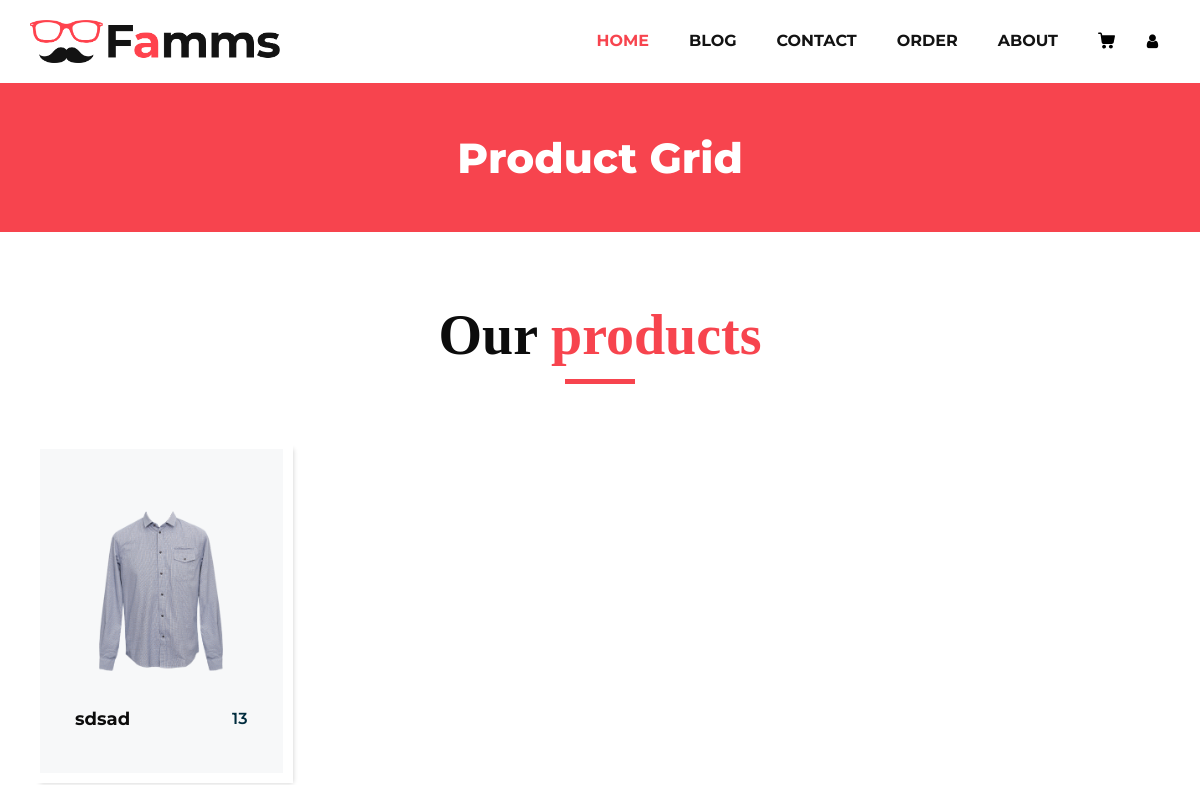
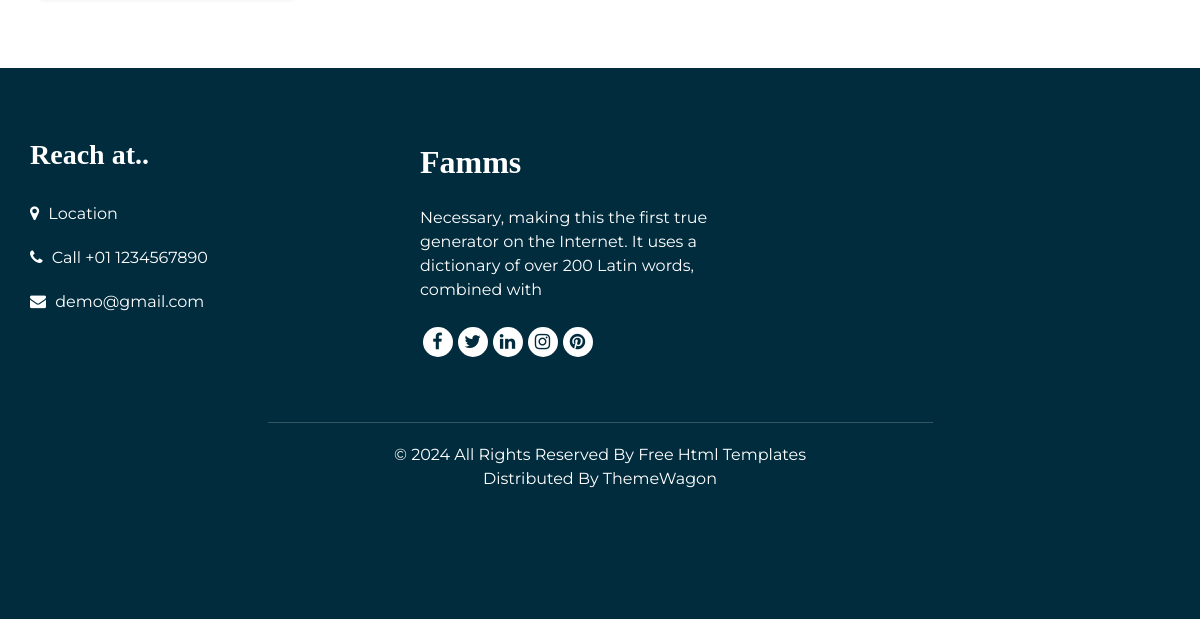
/allproduct/ (upper part), run on an earlier commit of the app's database (2 pictures, top to bottom).
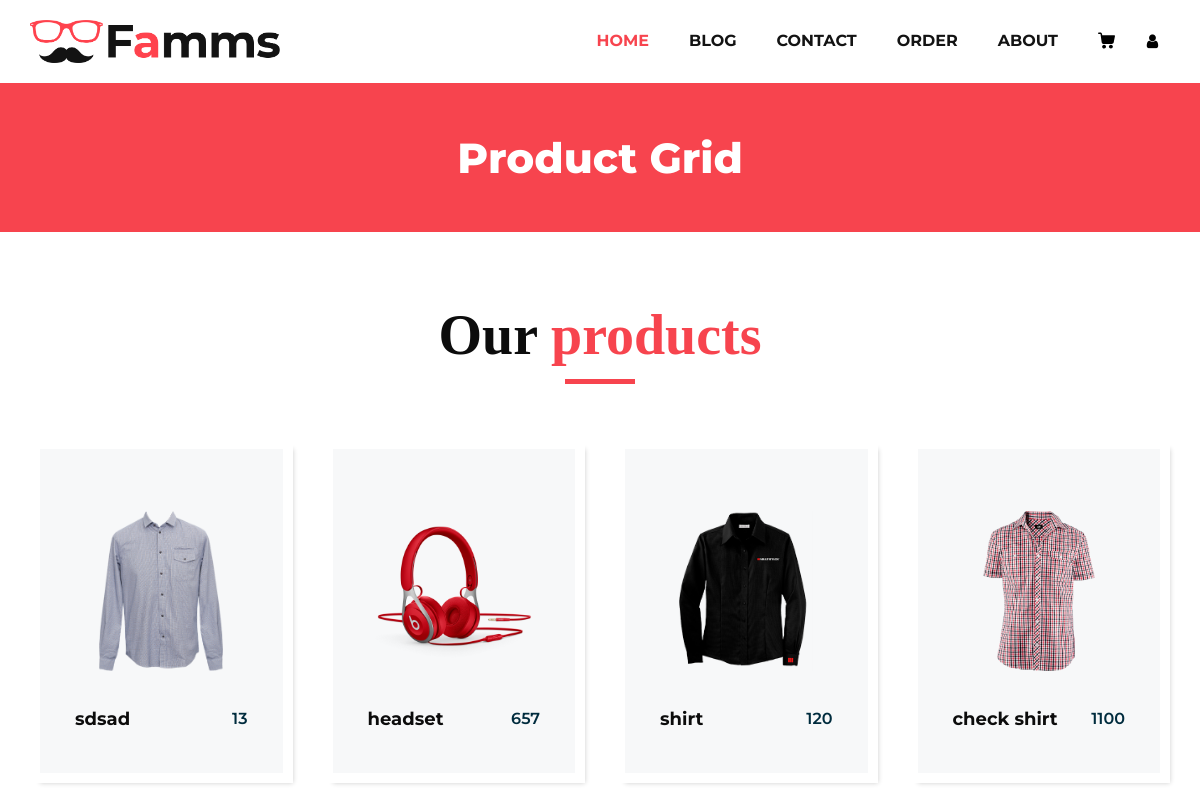
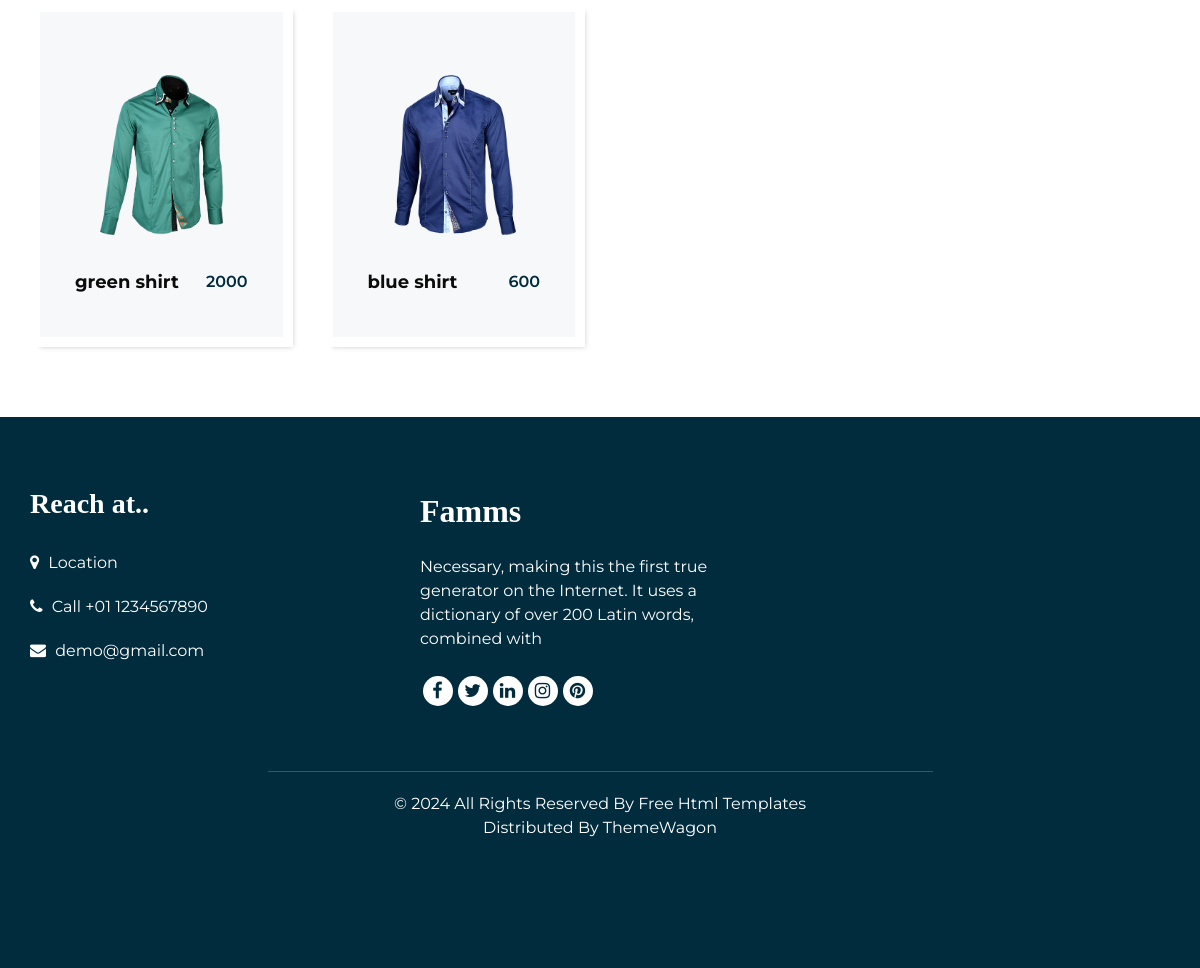
And on a later commit of the database (2 pictures, top to bottom).
### product/models.py (models this page shows, shortened)
class Product(models.Model):
    id = models.AutoField(primary_key=True)
    item=models.CharField(max_length=256)
    description=models.CharField(max_length=256)
    category=models.ForeignKey(Category,on_delete=models.CASCADE,default="")
    orginal_price=models.CharField(max_length=256)
    disount_percentage=models.IntegerField()
    discount_price=models.CharField(max_length=256)
    unit=models.ForeignKey(Unit,max_length=256,on_delete=models.CASCADE)
    max_quantity=models.CharField(max_length=256)
    thumbnail=models.CharField(max_length=256)
    image=models.ImageField(upload_to="product", max_length=400,blank=True)

### product/views.py (the view)
# urls.py: path("allproduct/",views.allproduct,name='allproduct'),
def allproduct(request):
    products=Product.objects.all()
    context={"products":products}
    return render(request,"product.html",context)

### templates/product.html (shortened to what this page needs)
{% extends 'top_bottom_bar.html' %}
{% load static %}
{% block content %}
   <body class="sub_page">
      <section class="inner_page_head">
         <div class="container_fuild">
            <div class="row">
               <div class="col-md-12">
                  <div class="full">
                     <h3>Product Grid</h3>
                  </div>
               </div>
            </div>
         </div>
      </section>
      <section class="product_section layout_padding">
         <div class="container">
            <div class="heading_container heading_center">
               <h2>
                  Our <span>products</span>
               </h2>
            </div>
            <div class="row">
               {% for product1 in products %}
               <div class="col-sm-6 col-md-4 col-lg-3">
                  <div class="box">
                     <div class="img-box">
                        {% if product1.image %}
                        <img src="{{product1.image.url}}"   alt="">
                        {% endif %}
                     </div>
                     <div class="detail-box">
                        <h5>
                          {{product1.item}}
                        </h5>
                        <h6>
                           {{product1.discount_price}}
                        </h6>
                     </div>
                  </div>
               </div>
            {% endfor %}
      </section>
      <footer class="footer_section">
         <div class="container">
            <div class="row">
               <div class="col-md-4 footer-col">
                  <div class="footer_contact">
                     <h4>
                        Reach at..
                     </h4>
                     <div class="contact_link_box">
                        <a href="">
                        <i class="fa fa-map-marker" aria-hidden="true"></i>
                        <span>
                        Location
                        </span>
                        </a>
                        <a href="">
                        <i class="fa fa-phone" aria-hidden="true"></i>
                        <span>
                        Call +01 1234567890
                        </span>
                        </a>
                        <a href="">
                        <i class="fa fa-envelope" aria-hidden="true"></i>
                        <span>
                        demo@gmail.com
                        </span>
                        </a>
                     </div>
                  </div>
               </div>
               <div class="col-md-4 footer-col">
                  <div class="footer_detail">
                     <a href="index.html" class="footer-logo">
                     Famms
                     </a>
                     <p>
                        Necessary, making this the first true generator on the Internet. It uses a dictionary of over 200 Latin words, combined with
                     </p>
                     <div class="footer_social">
                        <a href="">
                        <i class="fa fa-facebook" aria-hidden="true"></i>
                        </a>
                        <a href="">
                        <i class="fa fa-twitter" aria-hidden="true"></i>
                        </a>
                        <a href="">
                        <i class="fa fa-linkedin" aria-hidden="true"></i>
                        </a>
                        <a href="">
                        <i class="fa fa-instagram" aria-hidden="true"></i>
                        </a>
                        <a href="">
                        <i class="fa fa-pinterest" aria-hidden="true"></i>
                        </a>
                     </div>
                  </div>
               </div>
               <div class="col-md-4 footer-col">
                  <div class="map_container">
                     <div class="map">
                        <div id="googleMap"></div>
                     </div>
                  </div>
               </div>
            </div>
            <div class="footer-info">
               <div class="col-lg-7 mx-auto px-0">
                  <p>
                     &copy; <span id="displayYear"></span> All Rights Reserved By
                     <a href="https://html.design/">Free Html Templates</a><br>
                     Distributed By <a href="https://themewagon.com/" target="_blank">ThemeWagon</a>
                  </p>
               </div>
            </div>
         </div>
      </footer>
   </body>
   {% endblock %}

### templates/top_bottom_bar.html (shortened to what this page needs)
{% load static %}
<!DOCTYPE html>
<html>
   <head>
      <link rel="stylesheet" type="text/css" href="{% static 'css/bootstrap.css' %}" />
      <link href="{% static 'css/font-awesome.min.css' %}" rel="stylesheet" />
      <link href="{% static 'css/style.css' %}" rel="stylesheet" />
      <link href="{% static 'css/responsive.css' %}" rel="stylesheet" />
   </head>
<header class="header_section">
    <div class="container">
       <nav class="navbar navbar-expand-lg custom_nav-container ">
          <a class="navbar-brand" href="index.html"><img width="250" src="{% static 'images/logo.png' %}" alt="#" /></a>
          <div class="collapse navbar-collapse" id="navbarSupportedContent">
             <ul class="navbar-nav">
                <li class="nav-item active">
                   <a class="nav-link" href="{% url 'homepage' %}">Home <span class="sr-only">(current)</span></a>
                </li>
                <li class="nav-item">
                   <a class="nav-link" href="{% url 'blogpage' %}">Blog</a>
                </li>
                <li class="nav-item">
                   <a class="nav-link" href="{% url 'contactpage' %}">Contact</a>
                </li>
                <li class="nav-item">
                  <a class="nav-link" href="{% url 'orderpage' %}">Order</a>
               </li>
                <li class="nav-item">
                  <a class="nav-link" href="{% url 'aboutpage' %}">About</a>
               </li>
                <li class="nav-item">
                   <a class="nav-link" href="{% url 'cartpage' %}">
                   </a>
                </li>
                <form class="form-inline">
                   <button class="btn  my-2 my-sm-0 nav_search-btn" type="submit">
                   <i class="fa fa-user" aria-hidden="true"></i>
                   </button>
                </form>
             </ul>
          </div>
       </nav>
    </div>
 </header>
 {% block content %}
 {% endblock content %}
 <footer class="footer_section">
 </footer>
</html>

### static/css/responsive.css (style rules this page uses)
@media (min-width: 1200px) { .container { max-width: 1170px; } }

What changed in the data, as far as the page shows it:
added Product: image (picture), item "headset", discount_price "657"
added Product: image (picture), item "shirt", discount_price "120"
added Product: image (picture), item "check shirt", discount_price "1100"
added Product: image (picture), item "green shirt", discount_price "2000"
added Product: image (picture), item "blue shirt", discount_price "600"
